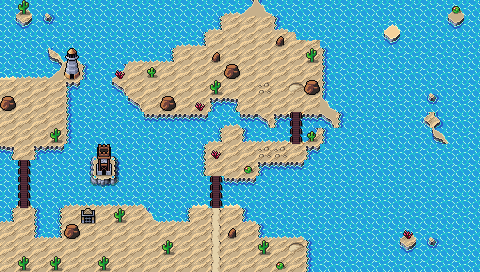

Tiled map render using the project's own tile images. Description and the map definition, with tile-layer contents summarised, below:
An orthogonal 30x17 tile map with 16x16 px tiles, 3 tile layers (Background, Ground, Clutter), 2 tilesets and 13 objects.

<map version="1.9" tiledversion="1.9.2" orientation="orthogonal" renderorder="right-down" width="30" height="17" tilewidth="16" tileheight="16" infinite="0" nextlayerid="10" nextobjectid="80">
 <editorsettings>
  <export format="tmx" />
 </editorsettings>
 <tileset firstgid="1" source="../tileset/main.tsx" />
 <tileset firstgid="10113" source="../tileset/buildings.tsx" />
 <layer id="1" name="Background" width="30" height="17">
  <data>[510 cells, 377 non-empty, 41 distinct tile ids]</data>
 </layer>
 <layer id="2" name="Ground" width="30" height="17">
  <data>[510 cells, 243 non-empty, 57 distinct tile ids]</data>
 </layer>
 <layer id="3" name="Clutter" width="30" height="17">
  <properties>
   <property name="spriteLayer" type="bool" value="true" />
  </properties>
  <data>[510 cells, 45 non-empty, 17 distinct tile ids]</data>
 </layer>
 <objectgroup id="4" name="Objects">
  <object id="38" template="../obj/entry_up.tx" x="193.279" y="271.297" width="49.7826" height="16">
   <properties>
    <property name="teleport" value="" />
   </properties>
  </object>
  <object id="55" template="../obj/treasure.tx" x="30.5746" y="103.158" />
  <object id="64" template="../obj/treasure.tx" x="225.969" y="32.1053" />
  <object id="56" template="../obj/enemy.tx" x="241.165" y="62.5288" width="16" height="16">
   <properties>
    <property name="effect">{ "startBattleWithCard": [ "Kraken Hatchling","Tropical Island" ]
}</property>
    <property name="enemy" value="Kiora" />
    <property name="scaleX" type="float" value="0.1" />
    <property name="scaleY" type="float" value="0.1" />
   </properties>
  </object>
  <object id="57" template="../obj/enemy.tx" x="212.325" y="173.181">
   <properties>
    <property name="enemy" value="Merfolk" />
    <property name="threatRange" type="int" value="40" />
   </properties>
  </object>
  <object id="60" template="../obj/gold.tx" x="256.263" y="31" />
  <object id="65" template="../obj/enemy.tx" x="17.0694" y="224.292">
   <properties>
    <property name="enemy" value="Sea Monster" />
    <property name="threatRange" type="int" value="40" />
   </properties>
  </object>
  <object id="67" template="../obj/enemy.tx" x="127.043" y="239.557">
   <properties>
    <property name="enemy" value="Sea Monster" />
    <property name="threatRange" type="int" value="40" />
   </properties>
  </object>
  <object id="68" template="../obj/enemy.tx" x="286.61" y="109.237">
   <properties>
    <property name="enemy" value="Merfolk" />
    <property name="threatRange" type="int" value="40" />
   </properties>
  </object>
  <object id="76" template="../obj/enemy.tx" x="19.093" y="127.799">
   <properties>
    <property name="enemy" value="Giant Crab" />
   </properties>
  </object>
  <object id="77" template="../obj/manashards.tx" x="12.2105" y="99.0239" />
  <object id="78" template="../obj/manashards.tx" x="178.029" y="77.4354" />
  <object id="79" template="../obj/manashards.tx" x="225.34" y="144.498" />
 </objectgroup>
</map>
